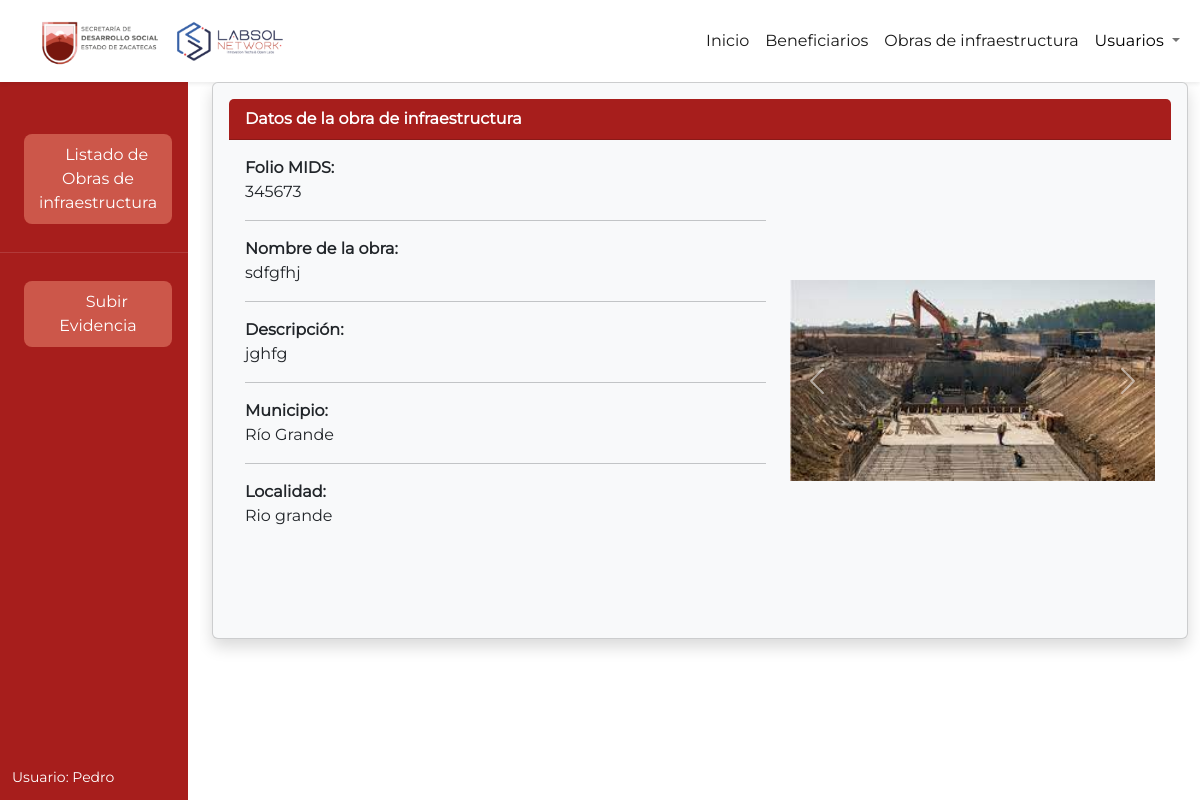
Page /infraestructura_sedesol/obras_publicas/detalles/1/ (signed in) on the committed database.
### obras/models.py (models this page shows, shortened)
class ObraPublica(models.Model):
    folio_mids = models.CharField(max_length=255)
    designado = models.ForeignKey(User, on_delete=models.CASCADE)
    nombre_obra = models.CharField(max_length=150)
    descripcion = models.CharField(max_length=255)
    municipio = models.CharField('Municipio', max_length=2, choices=MUNICIPIOS)
    localidad = models.CharField(max_length=150)
    finalizado = models.BooleanField(default=False)

class EvidenciasObrasPublicas(models.Model):
    obra = models.ForeignKey(ObraPublica, on_delete=models.CASCADE)
    imagen = models.ImageField(upload_to=upload_to_directory_obras)
    es_proceso = models.BooleanField(default=True)

### obras/views.py (the view)
# urls.py: path('detalles/<int:obra_id>/', views.detalles_obra_publica, name='detalles_obra_publica'),
@login_required
def detalles_obra_publica(request, obra_id):
    obra_publica = ObraPublica.objects.get(pk=obra_id)
    imagenes = EvidenciasObrasPublicas.objects.filter(obra=obra_id)
    return render(request, 'detalles_obra_publica.html', {'obra': obra_publica, 'imagenes': imagenes})

### obras/templates/detalles_obra_publica.html (shortened to what this page needs)
{% extends 'base.html' %}
{% block head %}
    {% load static %}
    <link rel="stylesheet" href="{%static '/css/Sidebar.css'%}">
    <link rel="stylesheet" href="{%static '/css/vista_detallada.css'%}">
{% endblock head %}
{% block contenido %}
<div class="content-container">
    <div class="container-fluid">
      <div class="row">
        <div class="col-md-2 sidebar-container">
          <div id="sidenavAccordion" class="sb-sidenav accordion sb-sidenav-dark">
            <div class="sb-sidenav-menu">
              <div class="nav">
                <div>
                <div class="sb-sidenav-menu-heading"></div>
                <a class="nav-link active d-flex justify-content-center" href="{% url 'obras_publicas' %}">
                  <div class="sb-nav-link-icon"></div><button class="btn btn-fixed-width"><i class="fa fa-eye"
                      style="padding-right: 5px;"></i>Listado de Obras de infraestructura</button>
                </a>
                <hr>
                  <a class="nav-link active d-flex justify-content-center" href="{% url 'completar_obra_publica' obra_id=obra.id %}">
                      <div class="sb-nav-link-icon"></div><button class="btn btn-fixed-width"><i class="fa fa-camera"
                          style="padding-right: 5px;"></i>Subir Evidencia</button>
                  </a>
              </div>
            </div>
          </div>
          <div class="sb-sidenav-footer">
            <div class="small"><span style="font-family: Montserrat, sans-serif;">Usuario: {{user}}</span>
            </div>
          </div>
        </div>
      </div>
  <div class="col-md-10">
    <div class="card text-dark bg-light shadow p-3 bg-light" style="font-family: Montserrat;">
      <div class="card-header" style="background-color: #A71E1C; color: white;"><b>Datos de la obra de infraestructura</b></div>
      <div class="card-body">
        <div class="row">
            <div class="col-md-7">
                <div class="project-info-box">
                <div class="description-field">Folio MIDS:</div>
                <div class="description-value break-word">{{ obra.folio_mids  }}</div>
                <hr>
                <div class="description-field">Nombre de la obra:</div>
                <div class="description-value break-word">{{ obra.nombre_obra }}</div>
                <hr>
                <div class="description-field">Descripción:</div>
                <div class="description-value break-word">{{  obra.descripcion }}</div>
                <hr>
                <div class="description-field">Municipio:</div>
                <div class="description-value break-word">{{  obra.get_municipio_display }}</div>
                <hr>
                <div class="description-field">Localidad:</div>
                <div class="description-value break-word">{{  obra.localidad }}</div>
                </div>
                <br>
            </div>
            <div class="col-md-5">
                {% if imagenes.exists %}
                    <div id="carouselExampleControls" class="carousel slide" data-ride="carousel">
                        <div class="carousel-inner">
                        {% for imagen in imagenes %}
                            {% if imagen.es_proceso %}
                            <div class="carousel-item{% if forloop.first %} active{% endif %}">
                                <img class="d-block w-100" style="height: 450px; object-fit: contain;" src="{{ imagen.imagen.url }}" alt="First slide">
                            </div>
                            {% endif %}
                        {% endfor %}
                        </div>
                        <a class="carousel-control-prev" href="#carouselExampleControls" role="button" data-slide="prev">
                        <span class="carousel-control-prev-icon" aria-hidden="true"></span>
                        </a>
                        <a class="carousel-control-next" href="#carouselExampleControls" role="button" data-slide="next">
                        <span class="carousel-control-next-icon" aria-hidden="true"></span>
                        </a>
                    </div>
                  </div>
                  {% else %}
                  <div><b>Aún no se sube la evidencia correspondiente</b></div>
                {% endif %}
            </div>
        </div>
      </div>
    </div>
  </div>
  </div>
  </div>
{% endblock contenido %}

### static/css/Sidebar.css (style rules this page uses)
.sb-sidenav-menu-heading { font-family: 'Montserrat'; font-size: 13px; color: #585B5E; font-weight: bold; }
.sidebar-container { margin-left: 0; padding-left: 0; }
a { font-family: 'Montserrat'; font-size: 16px !important; }
.sb-sidenav { display: flex; flex-direction: column; height: 100%; flex-wrap: nowrap; }
.sb-sidenav .sb-sidenav-menu { flex-grow: 1; }
.sb-sidenav .sb-sidenav-menu .nav { flex-direction: column; flex-wrap: nowrap; }
.sb-sidenav .sb-sidenav-menu .nav .sb-sidenav-menu-heading { padding: 1.75rem 1rem 0.75rem; font-size: 0.75rem; text-transform: uppercase; }
.sb-sidenav .sb-sidenav-menu .nav .nav-link { display: flex; align-items: center; padding-top: 0.75rem; padding-bottom: 0.75rem; position: relative; color: #b3b3b3; }
.sb-sidenav .sb-sidenav-footer { padding: 0.75rem; flex-shrink: 0; }
.sb-sidenav-dark { background-color: #A71E1C; color: rgba(255, 255, 255, 0.5); }
.sb-sidenav-dark .sb-sidenav-menu .sb-sidenav-menu-heading { color: rgba(255, 255, 255, 0.25) !important; }
.sb-sidenav-dark .sb-sidenav-menu .nav-link { color: rgba(255, 255, 255, 0.5); }
.sb-sidenav-dark .sb-sidenav-menu .nav div .nav-link.active { color: #fff; }
.sb-sidenav-dark .sb-sidenav-footer { background-color: #A71E1C; }
span { color: white; font-family: 'Montserrat'; }
.btn { color: white; font-family: 'Montserrat'; padding: 8px; background-color: #CC574A; border-radius: 8px; }

### static/css/vista_detallada.css (style rules this page uses)
html, body, .break-word { overflow-wrap: break-word; word-wrap: break-word; -ms-word-break: break-all; word-break: break-word; }
.description-field { font-weight: bold; }

### home/templates/base.html (style rules this page uses)
html, body, .container-fluid { height: 100%; }
.row { display: flex; height: 100%; }
.col-md-2.sidebar-container { overflow-y: auto; }
.col-md-10 { overflow-y: auto; }
body { display: flex; flex-direction: column; min-height: 100vh; margin: 0; }
.content-container { flex: 1; }

### rows in the picture
ObraPublica: folio_mids "345673", nombre_obra "sdfgfhj", descripcion "jghfg", municipio "Río Grande", localidad "Rio grande"
EvidenciasObrasPublicas: imagen (picture)

### other values in the picture
{{ user }} "Pedro"
